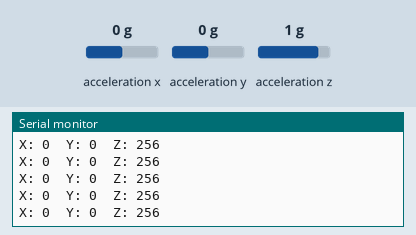
Recording of a sketch running on a simulated Arduino Uno, built with avr-gcc and run on an emulated ATmega328P. On the bench: the last lines printed to the serial monitor. Inputs (shaded band) come from the test bench; at power-on: acceleration x 0 g, acceleration y 0 g, acceleration z 1 g.

Above: at 1.2 s.
1.3 s: acceleration x set to -1.4 g
At 1.57 s:
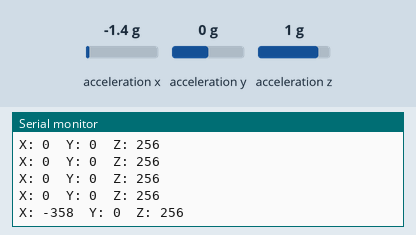
2.8 s: acceleration y set to -1.4 g
At 2.99 s:
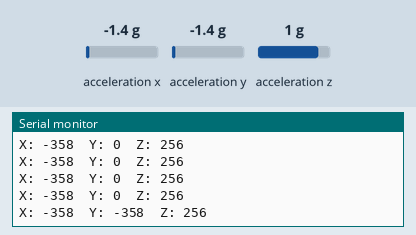
4.3 s: acceleration z set to -1.4 g
At 4.4 s:
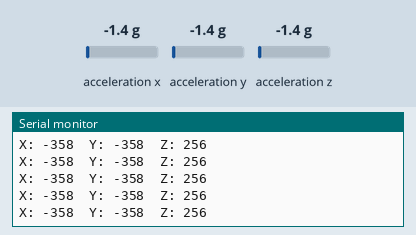

The sketch:

ESP8266_ADXL345_Tutorial.ino
```cpp
/*
 * ============================================================
 *  Tutorial: ADXL345 3-Axis Accelerometer with ESP8266
 * ============================================================
 *
 * Sensor:    ADXL345 (SparkFun or AliExpress breakout)
 * Interface: I2C (default address 0x53) or SPI
 * Library:   SparkFun_ADXL345 (recommended) or Adafruit_ADXL345_Unified
 *
 * WIRING (I2C mode):
 *  ADXL345 VCC  --> NodeMCU 3.3V
 *  ADXL345 GND  --> NodeMCU GND
 *  ADXL345 SDA  --> NodeMCU D2 (GPIO4)
 *  ADXL345 SCL  --> NodeMCU D1 (GPIO5)
 *  ADXL345 SDO  --> GND  (sets I2C address to 0x53)
 *  ADXL345 CS   --> 3.3V (enables I2C mode)
 *
 * CONCEPTS COVERED:
 *  1. Basic X/Y/Z raw acceleration reading
 *  2. Configuring range (2g / 4g / 8g / 16g)
 *  3. Detecting tap, double-tap, and free-fall events
 *  4. Using interrupt pins (INT1) to trigger fall detection
 * ============================================================
 */

#include <Wire.h>
#include <SparkFun_ADXL345.h>

ADXL345 adxl = ADXL345();

// ─── Calibration ─────────────────────────────────────────────────────────────
// Tune these offsets after running a calibration sketch
const int X_OFFSET =  0;
const int Y_OFFSET = -4;
const int Z_OFFSET = 12;

void setup() {
  Serial.begin(115200);
  Serial.println("\n--- ADXL345 Tutorial ---");

  // Power on the sensor
  adxl.powerOn();

  // Apply calibration offsets (helps improve accuracy)
  adxl.setAxisOffset(X_OFFSET, Y_OFFSET, Z_OFFSET);

  // Set measurement range: 2g | 4g | 8g | 16g
  // Larger range = lower resolution; 2g is most sensitive
  adxl.setRangeSetting(2);

  // ── Activity / Inactivity Detection ────────────────────────────────────────
  adxl.setActivityXYZ(1, 0, 0);        // Detect motion on X-axis only
  adxl.setActivityThreshold(75);       // 62.5mg per LSB

  adxl.setInactivityXYZ(1, 0, 0);
  adxl.setInactivityThreshold(75);
  adxl.setTimeInactivity(10);          // 10 seconds before flagged as inactive

  // ── Free-Fall Detection ─────────────────────────────────────────────────────
  // Free-fall threshold: ~500mg. Duration: minimum 20ms
  adxl.setFreeFallThreshold(7);        // ~437.5mg (7 * 62.5mg)
  adxl.setFreeFallDuration(10);        // 10 * 5ms = 50ms minimum

  // ── Tap Detection ──────────────────────────────────────────────────────────
  adxl.setTapDetectionOnXYZ(0, 0, 1);  // Only detect taps on Z
  adxl.setTapThreshold(50);
  adxl.setTapDuration(15);
  adxl.setDoubleTapLatency(80);
  adxl.setDoubleTapWindow(200);

  // ── Interrupt Mapping ──────────────────────────────────────────────────────
  // Route free-fall interrupt to INT1
  adxl.InactivityINT(0);
  adxl.ActivityINT(0);
  adxl.FreeFallINT(1);   // 1 = route to INT1 pin
  adxl.doubleTapINT(0);
  adxl.singleTapINT(0);

  Serial.println("ADXL345 initialised. Reading acceleration...");
}

void loop() {
  // ── Raw Acceleration Reading ────────────────────────────────────────────────
  int x, y, z;
  adxl.readAccel(&x, &y, &z);

  Serial.print("X: "); Serial.print(x);
  Serial.print("  Y: "); Serial.print(y);
  Serial.print("  Z: "); Serial.println(z);

  // ── Interrupt Source Check ─────────────────────────────────────────────────
  // Read interrupt source register to process events
  byte interrupts = adxl.getInterruptSource();

  if (adxl.triggered(interrupts, ADXL345_FREE_FALL)) {
    Serial.println(">>> FREE FALL DETECTED <<<");
  }
  if (adxl.triggered(interrupts, ADXL345_SINGLE_TAP)) {
    Serial.println(">>> SINGLE TAP <<<");
  }
  if (adxl.triggered(interrupts, ADXL345_DOUBLE_TAP)) {
    Serial.println(">>> DOUBLE TAP <<<");
  }
  if (adxl.triggered(interrupts, ADXL345_ACTIVITY)) {
    Serial.println(">>> ACTIVITY DETECTED <<<");
  }
  if (adxl.triggered(interrupts, ADXL345_INACTIVITY)) {
    Serial.println(">>> INACTIVITY DETECTED <<<");
  }

  delay(200);
}

/*
 * ─── NOTES ────────────────────────────────────────────────────────────────────
 *
 * Free-Fall Tuning:
 *   Increase setFreeFallThreshold() if false positives occur.
 *   Increase setFreeFallDuration() to require a longer fall before triggering.
 *
 * SPI Mode:
 *   Replace Wire.begin() with SPI.begin().
 *   Use ADXL345 adxl = ADXL345(SS_PIN); constructor.
 *   Set CS pin low to select device.
 *
 * Libraries:
 *   Arduino Library Manager: search "SparkFun ADXL345"
 *   Or: https://github.com/sparkfun/SparkFun_ADXL345_Arduino_Library
 *
 * Real-World Use in These Projects:
 *   - fall_detection_iot: Free-fall on INT1 → Blynk notify
 *   - Pothole_detection:  Z-axis spike detection for road bump classification
 */
```

Measured:
- after the input at 1.3 s, the serial monitor: prints a new line after 0.12 s (image 1)
- after the input at 2.8 s, the serial monitor: prints a new line at once (image 2)
